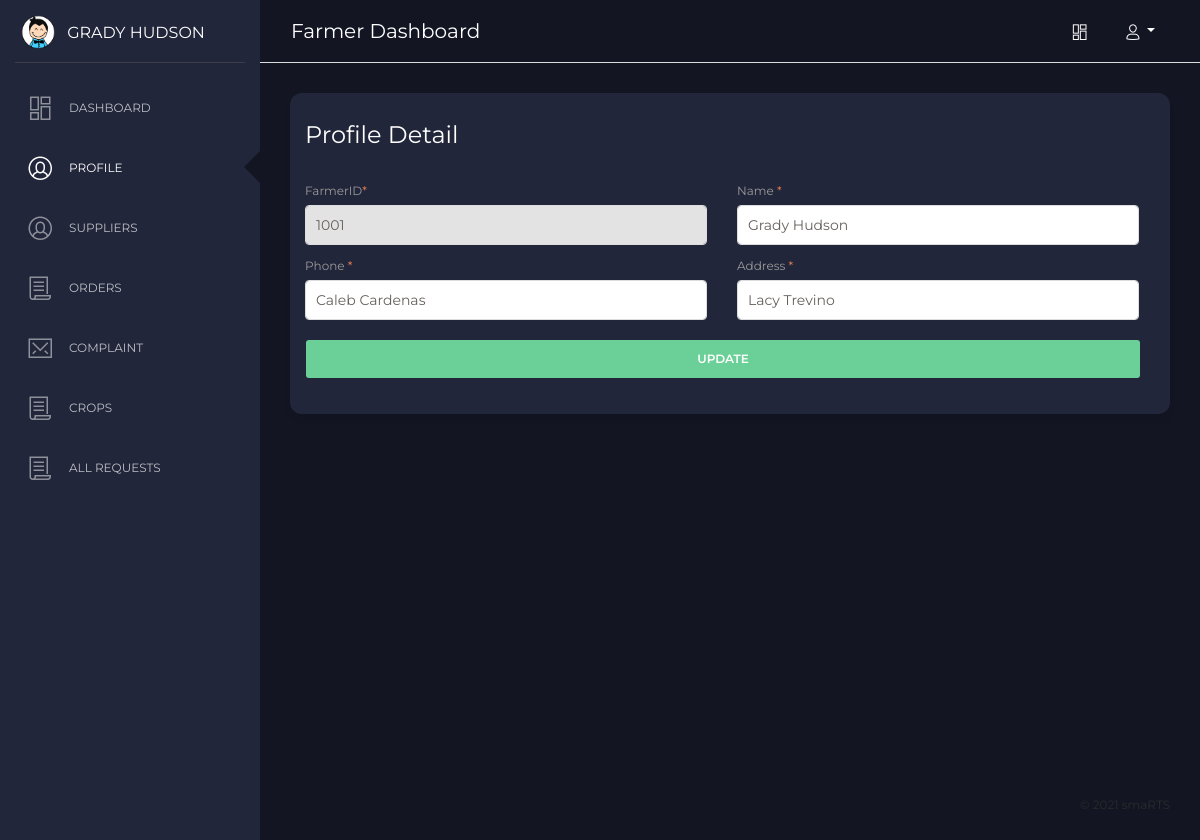
The page /farmer/index.php?page=profile (signed in) on the database as committed earlier.
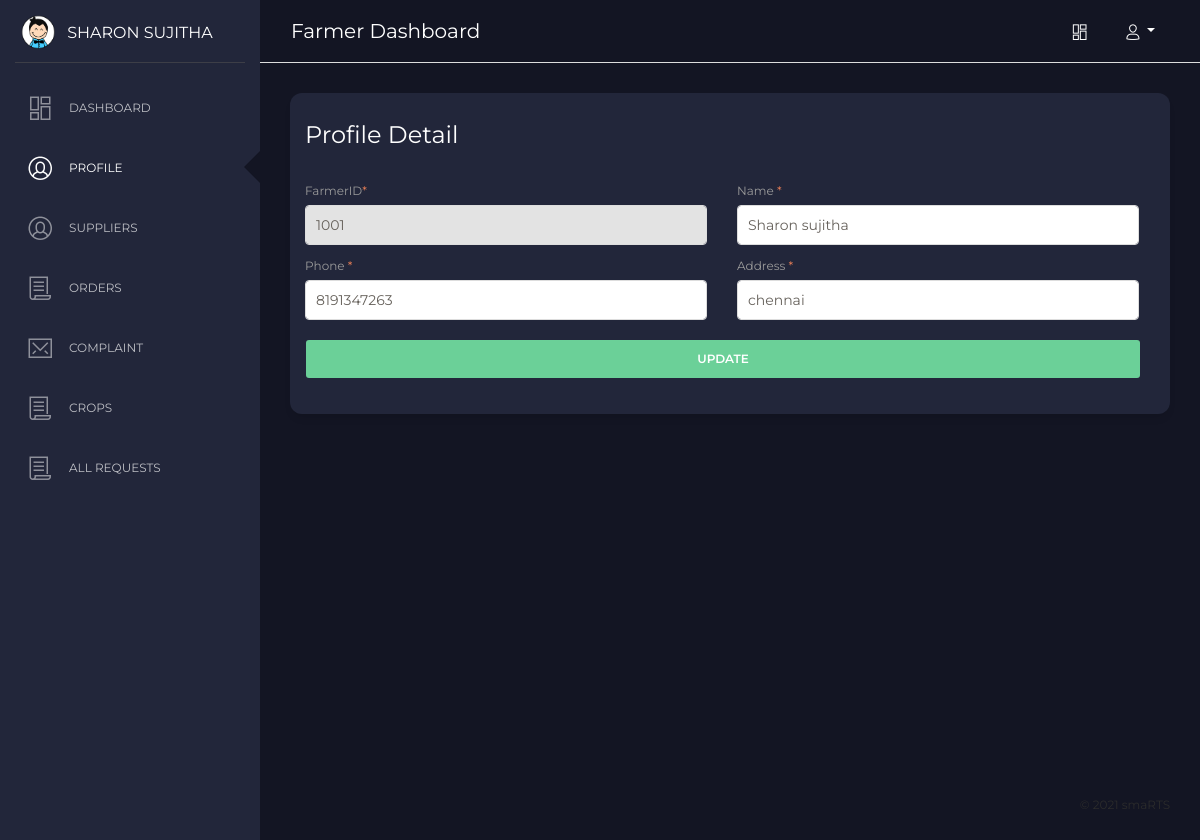
The same page on the database as committed later.
### tables this page shows
CREATE TABLE `farmers` (
  `id` int(11) NOT NULL,
  `farmer_id` varchar(225) DEFAULT NULL,
  `name` varchar(225) DEFAULT NULL,
  `phone` varchar(225) DEFAULT NULL,
  `address` varchar(225) DEFAULT NULL,
  `password` varchar(225) DEFAULT NULL,
  `created_at` timestamp NOT NULL DEFAULT CURRENT_TIMESTAMP
);

### farmer/index.php (called while the page is built, shortened)
<?php
include 'include/header.php';
include 'include/side-nav.php';
include 'include/top-nav.php';
get_page();
include 'include/footer.php';
?>

### farmer/pages/profile.php (the view, shortened to what this page needs)
<?php $user = get_farmer_info($_SESSION['user_id'],"farmer"); extract($user); update_farmer();?>
<div class="content">
  <div class="row">
    <div class="col-md-12">
      <div class="card">
        <div class="card-header">
          <h4 class="card-title">Profile Detail</h4>
        </div>
        <div class="card-body">
          <div class="row">
            <div class="col-12">
              <form class="text-left mb-3 form-box pr-3" method="POST">
                <div class="row">
                  <div class="col-6">
                    <div class="form-group">
                      <label>FarmerID<span class="text-danger">*</span></label>
                      <input type="text" class="form-control w-100" disabled value="<?php echo $farmer_id; ?>">
                    </div>
                  </div>
                  <div class="col-6">
                    <div class="form-group">
                      <label>Name <span class="text-danger">*</span></label>
                      <input type="text" name="name" class="form-control w-100" value="<?php echo $name;?>">
                    </div>
                  </div>
                  <div class="col-6">
                    <div class="form-group">
                      <label>Phone <span class="text-danger">*</span></label>
                      <input type="text" name="phone" class="form-control w-100" value="<?php echo $phone;?>">
                    </div>
                  </div>
                  <div class="col-6">
                    <div class="form-group">
                      <label>Address <span class="text-danger">*</span></label>
                      <input type="text" name="address" class="form-control w-100" value="<?php echo $address;?>">
                    </div>
                  </div>
                </div>
                <div class="row">
                  <div class="col-12">
                    <button class="btn btn-success w-100" name="update_farmer">Update</button>
                  </div>
                </div>
              </form>
            </div>
          </div>
        </div>
      </div>
    </div>
  </div>
</div>

### farmer/include/side-nav.php (shortened to what this page needs)
<div class="sidebar" data-color="white" data-active-color="danger">
  <div class="logo">
    <a href="index.php" class="simple-text logo-mini">
      <div class="logo-image-small">
        <img src="../assets/img/logo-small.png">
      </div>
    </a>
    <a href="index.php" class="simple-text logo-normal">
      <?php echo $_SESSION['farmer_name']; ?>
    </a>
  </div>
  <div class="sidebar-wrapper">
    <ul class="nav">
      <li class="<?php get_active_class('dashboard')?>">
        <a href="index.php?page=dashboard">
          <i class="nc-icon nc-layout-11"></i>
          <p>Dashboard</p>
        </a>
      </li>
      <li class="<?php get_active_class('profile')?>">
        <a href="index.php?page=profile">
          <i class="nc-icon nc-circle-10 text-warning"></i>
          <p>Profile</p>
        </a>
      </li>
      <li class="<?php get_active_class('suppliers')?>">
        <a href="index.php?page=suppliers">
          <i class="nc-icon nc-circle-10 text-primary"></i>
          <p>Suppliers</p>
        </a>
      </li>
      <li class="<?php get_active_class('all_orders')?>">
        <a href="index.php?page=all_orders">
          <i class="nc-icon nc-paper text-warning"></i>
          <p>Orders</p>
        </a>
      </li>
      <li class="<?php get_active_class('complaint')?>">
        <a href="index.php?page=complaint">
          <i class="nc-icon nc-email-85 text-primary"></i>
          <p>Complaint</p>
        </a>
      </li>
      <li class="<?php get_active_class('crops')?>">
        <a href="index.php?page=crops">
          <i class="nc-icon nc-paper text-primary"></i>
          <p>Crops</p>
        </a>
      </li>
      <li class="<?php get_active_class('all_requests')?>">
        <a href="index.php?page=all_requests">
          <i class="nc-icon nc-paper text-primary"></i>
          <p>All Requests</p>
        </a>
      </li>
    </ul>
  </div>
</div>

Rows that differ between the two databases and show on the page:
changed farmers: name "Grady Hudson" → "Sharon sujitha"; phone "Caleb Cardenas" → "8191347263"; address "Lacy Trevino" → "chennai"
Other text that changed with them:
$_SESSION['farmer_name']: "GRADY HUDSON" → "SHARON SUJITHA"
